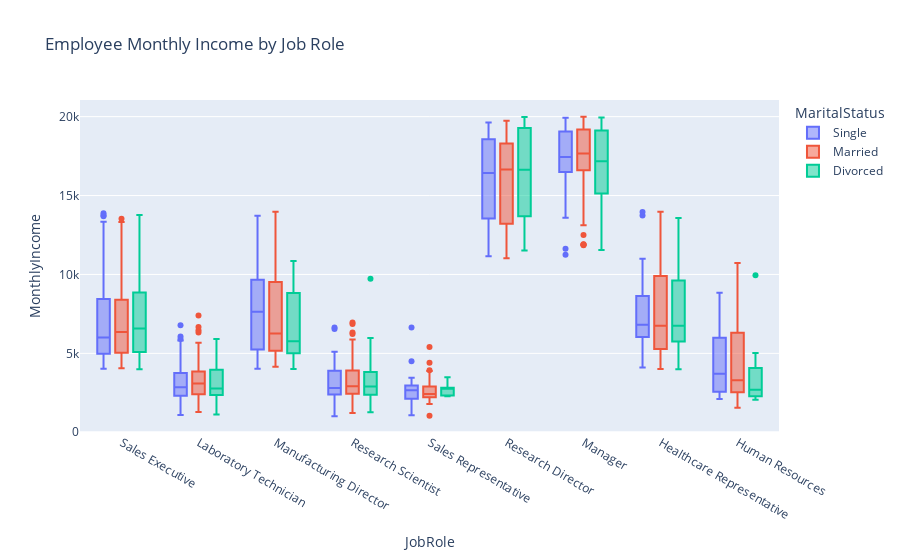

This figure's notebook cell:
### Code cell
# visualize the distribution of employees by job role
def viz_job_role(df, graph='strip', color='Gender'):
    if graph == 'strip':
        fig = px.strip(df, x='JobRole', y='MonthlyIncome', title='Employee Monthly Income by Job Role', color=color)
    elif graph == 'box':
        fig = px.box(df, x='JobRole', y='MonthlyIncome', title='Employee Monthly Income by Job Role', color=color)
    elif graph == 'violin':
        fig = px.violin(df, x='JobRole', y='MonthlyIncome', title='Employee Monthly Income by Job Role', color=color)
    return fig

viz_job_role(df, graph='box', color='MaritalStatus')

### Figure 1 — Plotly figure (JSON) as saved in the notebook; plotly's stock layout.template omitted (floating-point values rounded to 4 significant figures; data arrays with more than 128 entries replaced by an {"elided": "..."} marker saying what was removed)
{"data": [{"alignmentgroup": "True", "hovertemplate": "MaritalStatus=Single<br>JobRole=%{x}<br>MonthlyIncome=%{y}<extra></extra>", "legendgroup": "Single", "marker": {"color": "#636efa"}, "name": "Single", "notched": false, "offsetgroup": "Single", "orientation": "v", "showlegend": true, "type": "box", "x": {"elided": "470 str values"}, "x0": " ", "xaxis": "x", "y": {"elided": "470 int values"}, "y0": " ", "yaxis": "y"}, {"alignmentgroup": "True", "hovertemplate": "MaritalStatus=Married<br>JobRole=%{x}<br>MonthlyIncome=%{y}<extra></extra>", "legendgroup": "Married", "marker": {"color": "#EF553B"}, "name": "Married", "notched": false, "offsetgroup": "Married", "orientation": "v", "showlegend": true, "type": "box", "x": {"elided": "673 str values"}, "x0": " ", "xaxis": "x", "y": {"elided": "673 int values"}, "y0": " ", "yaxis": "y"}, {"alignmentgroup": "True", "hovertemplate": "MaritalStatus=Divorced<br>JobRole=%{x}<br>MonthlyIncome=%{y}<extra></extra>", "legendgroup": "Divorced", "marker": {"color": "#00cc96"}, "name": "Divorced", "notched": false, "offsetgroup": "Divorced", "orientation": "v", "showlegend": true, "type": "box", "x": {"elided": "327 str values"}, "x0": " ", "xaxis": "x", "y": {"elided": "327 int values"}, "y0": " ", "yaxis": "y"}], "layout": {"boxmode": "group", "legend": {"title": {"text": "MaritalStatus"}, "tracegroupgap": 0}, "title": {"text": "Employee Monthly Income by Job Role"}, "xaxis": {"anchor": "y", "domain": [0, 1], "title": {"text": "JobRole"}}, "yaxis": {"anchor": "x", "domain": [0, 1], "title": {"text": "MonthlyIncome"}}}}
